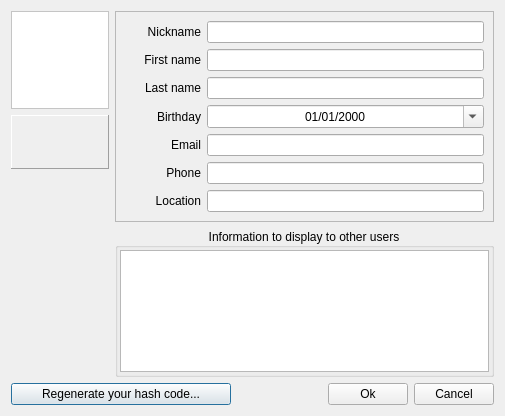
<?xml version="1.0" encoding="UTF-8"?>
<ui version="4.0">
 <class>GuiVCardDialog</class>
 <widget class="QDialog" name="GuiVCardDialog">
  <property name="geometry">
   <rect>
    <x>0</x>
    <y>0</y>
    <width>505</width>
    <height>416</height>
   </rect>
  </property>
  <property name="windowTitle">
   <string>Dialog</string>
  </property>
  <layout class="QGridLayout" name="gridLayout_3">
   <item row="0" column="0">
    <widget class="QLabel" name="mp_lPhoto">
     <property name="sizePolicy">
      <sizepolicy hsizetype="Fixed" vsizetype="Fixed">
       <horstretch>0</horstretch>
       <verstretch>0</verstretch>
      </sizepolicy>
     </property>
     <property name="minimumSize">
      <size>
       <width>98</width>
       <height>98</height>
      </size>
     </property>
     <property name="maximumSize">
      <size>
       <width>98</width>
       <height>98</height>
      </size>
     </property>
     <property name="palette">
      <palette>
       <active>
        <colorrole role="Base">
         <brush brushstyle="SolidPattern">
          <color alpha="255">
           <red>255</red>
           <green>255</green>
           <blue>255</blue>
          </color>
         </brush>
        </colorrole>
        <colorrole role="Window">
         <brush brushstyle="SolidPattern">
          <color alpha="255">
           <red>255</red>
           <green>255</green>
           <blue>255</blue>
          </color>
         </brush>
        </colorrole>
       </active>
       <inactive>
        <colorrole role="Base">
         <brush brushstyle="SolidPattern">
          <color alpha="255">
           <red>255</red>
           <green>255</green>
           <blue>255</blue>
          </color>
         </brush>
        </colorrole>
        <colorrole role="Window">
         <brush brushstyle="SolidPattern">
          <color alpha="255">
           <red>255</red>
           <green>255</green>
           <blue>255</blue>
          </color>
         </brush>
        </colorrole>
       </inactive>
       <disabled>
        <colorrole role="Base">
         <brush brushstyle="SolidPattern">
          <color alpha="255">
           <red>255</red>
           <green>255</green>
           <blue>255</blue>
          </color>
         </brush>
        </colorrole>
        <colorrole role="Window">
         <brush brushstyle="SolidPattern">
          <color alpha="255">
           <red>255</red>
           <green>255</green>
           <blue>255</blue>
          </color>
         </brush>
        </colorrole>
       </disabled>
      </palette>
     </property>
     <property name="autoFillBackground">
      <bool>true</bool>
     </property>
     <property name="frameShape">
      <enum>QFrame::StyledPanel</enum>
     </property>
     <property name="frameShadow">
      <enum>QFrame::Plain</enum>
     </property>
     <property name="text">
      <string/>
     </property>
     <property name="scaledContents">
      <bool>true</bool>
     </property>
    </widget>
   </item>
   <item row="0" column="1" rowspan="3">
    <widget class="QFrame" name="mp_frame">
     <property name="sizePolicy">
      <sizepolicy hsizetype="Expanding" vsizetype="Preferred">
       <horstretch>0</horstretch>
       <verstretch>0</verstretch>
      </sizepolicy>
     </property>
     <property name="frameShape">
      <enum>QFrame::StyledPanel</enum>
     </property>
     <property name="frameShadow">
      <enum>QFrame::Sunken</enum>
     </property>
     <layout class="QGridLayout" name="gridLayout">
      <item row="2" column="1">
       <widget class="QLineEdit" name="mp_leLastName">
        <property name="maxLength">
         <number>30</number>
        </property>
       </widget>
      </item>
      <item row="3" column="1">
       <widget class="QDateEdit" name="mp_deBirthday">
        <property name="sizePolicy">
         <sizepolicy hsizetype="Expanding" vsizetype="Fixed">
          <horstretch>0</horstretch>
          <verstretch>0</verstretch>
         </sizepolicy>
        </property>
        <property name="alignment">
         <set>Qt::AlignCenter</set>
        </property>
        <property name="displayFormat">
         <string>dd/MM/yyyy</string>
        </property>
        <property name="calendarPopup">
         <bool>true</bool>
        </property>
       </widget>
      </item>
      <item row="5" column="0">
       <widget class="QLabel" name="mp_lPhone">
        <property name="sizePolicy">
         <sizepolicy hsizetype="Minimum" vsizetype="Preferred">
          <horstretch>0</horstretch>
          <verstretch>0</verstretch>
         </sizepolicy>
        </property>
        <property name="minimumSize">
         <size>
          <width>76</width>
          <height>0</height>
         </size>
        </property>
        <property name="text">
         <string>Phone</string>
        </property>
        <property name="alignment">
         <set>Qt::AlignRight|Qt::AlignTrailing|Qt::AlignVCenter</set>
        </property>
       </widget>
      </item>
      <item row="0" column="0">
       <widget class="QLabel" name="mp_lNickname">
        <property name="sizePolicy">
         <sizepolicy hsizetype="Minimum" vsizetype="Preferred">
          <horstretch>0</horstretch>
          <verstretch>0</verstretch>
         </sizepolicy>
        </property>
        <property name="minimumSize">
         <size>
          <width>76</width>
          <height>0</height>
         </size>
        </property>
        <property name="text">
         <string>Nickname</string>
        </property>
        <property name="alignment">
         <set>Qt::AlignRight|Qt::AlignTrailing|Qt::AlignVCenter</set>
        </property>
       </widget>
      </item>
      <item row="1" column="0">
       <widget class="QLabel" name="mp_lFirstName">
        <property name="sizePolicy">
         <sizepolicy hsizetype="Minimum" vsizetype="Preferred">
          <horstretch>0</horstretch>
          <verstretch>0</verstretch>
         </sizepolicy>
        </property>
        <property name="minimumSize">
         <size>
          <width>76</width>
          <height>0</height>
         </size>
        </property>
        <property name="text">
         <string>First name</string>
        </property>
        <property name="alignment">
         <set>Qt::AlignRight|Qt::AlignTrailing|Qt::AlignVCenter</set>
        </property>
       </widget>
      </item>
      <item row="1" column="1">
       <widget class="QLineEdit" name="mp_leFirstName">
        <property name="maxLength">
         <number>30</number>
        </property>
       </widget>
      </item>
      <item row="4" column="1">
       <widget class="QLineEdit" name="mp_leEmail">
        <property name="maxLength">
         <number>80</number>
        </property>
       </widget>
      </item>
      <item row="4" column="0">
       <widget class="QLabel" name="mp_lEmail">
        <property name="sizePolicy">
         <sizepolicy hsizetype="Fixed" vsizetype="Preferred">
          <horstretch>0</horstretch>
          <verstretch>0</verstretch>
         </sizepolicy>
        </property>
        <property name="minimumSize">
         <size>
          <width>76</width>
          <height>0</height>
         </size>
        </property>
        <property name="text">
         <string>Email</string>
        </property>
        <property name="alignment">
         <set>Qt::AlignRight|Qt::AlignTrailing|Qt::AlignVCenter</set>
        </property>
       </widget>
      </item>
      <item row="5" column="1">
       <widget class="QLineEdit" name="mp_lePhone">
        <property name="maxLength">
         <number>80</number>
        </property>
       </widget>
      </item>
      <item row="2" column="0">
       <widget class="QLabel" name="mp_lLastName">
        <property name="sizePolicy">
         <sizepolicy hsizetype="Minimum" vsizetype="Preferred">
          <horstretch>0</horstretch>
          <verstretch>0</verstretch>
         </sizepolicy>
        </property>
        <property name="minimumSize">
         <size>
          <width>76</width>
          <height>0</height>
         </size>
        </property>
        <property name="text">
         <string>Last name</string>
        </property>
        <property name="alignment">
         <set>Qt::AlignRight|Qt::AlignTrailing|Qt::AlignVCenter</set>
        </property>
       </widget>
      </item>
      <item row="3" column="0">
       <widget class="QLabel" name="mp_lBirthday">
        <property name="sizePolicy">
         <sizepolicy hsizetype="Fixed" vsizetype="Preferred">
          <horstretch>0</horstretch>
          <verstretch>0</verstretch>
         </sizepolicy>
        </property>
        <property name="minimumSize">
         <size>
          <width>76</width>
          <height>0</height>
         </size>
        </property>
        <property name="text">
         <string>Birthday</string>
        </property>
        <property name="alignment">
         <set>Qt::AlignRight|Qt::AlignTrailing|Qt::AlignVCenter</set>
        </property>
       </widget>
      </item>
      <item row="0" column="1">
       <widget class="QLineEdit" name="mp_leNickname">
        <property name="text">
         <string/>
        </property>
        <property name="maxLength">
         <number>50</number>
        </property>
       </widget>
      </item>
      <item row="6" column="0">
       <widget class="QLabel" name="mp_lRoom">
        <property name="toolTip">
         <string>Your room, location or address</string>
        </property>
        <property name="text">
         <string>Location</string>
        </property>
        <property name="alignment">
         <set>Qt::AlignRight|Qt::AlignTrailing|Qt::AlignVCenter</set>
        </property>
       </widget>
      </item>
      <item row="6" column="1">
       <widget class="QLineEdit" name="mp_leRoom"/>
      </item>
     </layout>
    </widget>
   </item>
   <item row="1" column="0">
    <widget class="QFrame" name="frame">
     <property name="sizePolicy">
      <sizepolicy hsizetype="Fixed" vsizetype="Preferred">
       <horstretch>0</horstretch>
       <verstretch>0</verstretch>
      </sizepolicy>
     </property>
     <property name="minimumSize">
      <size>
       <width>98</width>
       <height>42</height>
      </size>
     </property>
     <property name="maximumSize">
      <size>
       <width>98</width>
       <height>16777215</height>
      </size>
     </property>
     <property name="frameShape">
      <enum>QFrame::Panel</enum>
     </property>
     <property name="frameShadow">
      <enum>QFrame::Raised</enum>
     </property>
     <layout class="QHBoxLayout" name="horizontalLayout">
      <property name="spacing">
       <number>2</number>
      </property>
      <property name="leftMargin">
       <number>2</number>
      </property>
      <property name="topMargin">
       <number>2</number>
      </property>
      <property name="rightMargin">
       <number>2</number>
      </property>
      <property name="bottomMargin">
       <number>2</number>
      </property>
      <item>
       <widget class="QPushButton" name="mp_pbChangePhoto">
        <property name="maximumSize">
         <size>
          <width>26</width>
          <height>26</height>
         </size>
        </property>
        <property name="toolTip">
         <string>Add or change photo</string>
        </property>
        <property name="icon">
         <iconset resource="../beebeep.qrc">
          <normaloff>:/images/add.png</normaloff>:/images/add.png</iconset>
        </property>
        <property name="iconSize">
         <size>
          <width>24</width>
          <height>24</height>
         </size>
        </property>
        <property name="autoDefault">
         <bool>false</bool>
        </property>
        <property name="flat">
         <bool>true</bool>
        </property>
       </widget>
      </item>
      <item>
       <widget class="QPushButton" name="mp_pbRemovePhoto">
        <property name="maximumSize">
         <size>
          <width>26</width>
          <height>26</height>
         </size>
        </property>
        <property name="toolTip">
         <string>Remove photo</string>
        </property>
        <property name="text">
         <string/>
        </property>
        <property name="icon">
         <iconset resource="../beebeep.qrc">
          <normaloff>:/images/delete.png</normaloff>:/images/delete.png</iconset>
        </property>
        <property name="iconSize">
         <size>
          <width>24</width>
          <height>24</height>
         </size>
        </property>
        <property name="autoDefault">
         <bool>false</bool>
        </property>
        <property name="flat">
         <bool>true</bool>
        </property>
       </widget>
      </item>
      <item>
       <widget class="QPushButton" name="mp_pbColor">
        <property name="maximumSize">
         <size>
          <width>26</width>
          <height>26</height>
         </size>
        </property>
        <property name="toolTip">
         <string>Change your nickname color</string>
        </property>
        <property name="icon">
         <iconset resource="../beebeep.qrc">
          <normaloff>:/images/font-color.png</normaloff>:/images/font-color.png</iconset>
        </property>
        <property name="iconSize">
         <size>
          <width>24</width>
          <height>24</height>
         </size>
        </property>
        <property name="autoDefault">
         <bool>false</bool>
        </property>
        <property name="flat">
         <bool>true</bool>
        </property>
       </widget>
      </item>
     </layout>
    </widget>
   </item>
   <item row="2" column="0" rowspan="2">
    <spacer name="verticalSpacer">
     <property name="orientation">
      <enum>Qt::Vertical</enum>
     </property>
     <property name="sizeHint" stdset="0">
      <size>
       <width>20</width>
       <height>62</height>
      </size>
     </property>
    </spacer>
   </item>
   <item row="3" column="1">
    <widget class="QGroupBox" name="mp_gbInfo">
     <property name="title">
      <string>Information to display to other users</string>
     </property>
     <property name="alignment">
      <set>Qt::AlignCenter</set>
     </property>
     <property name="flat">
      <bool>true</bool>
     </property>
     <layout class="QGridLayout" name="gridLayout_2">
      <property name="leftMargin">
       <number>2</number>
      </property>
      <property name="topMargin">
       <number>2</number>
      </property>
      <property name="rightMargin">
       <number>2</number>
      </property>
      <property name="bottomMargin">
       <number>2</number>
      </property>
      <item row="0" column="0">
       <widget class="QPlainTextEdit" name="mp_teInfo">
        <property name="sizePolicy">
         <sizepolicy hsizetype="Expanding" vsizetype="MinimumExpanding">
          <horstretch>0</horstretch>
          <verstretch>0</verstretch>
         </sizepolicy>
        </property>
        <property name="minimumSize">
         <size>
          <width>0</width>
          <height>60</height>
         </size>
        </property>
       </widget>
      </item>
     </layout>
    </widget>
   </item>
   <item row="4" column="0" colspan="2">
    <layout class="QHBoxLayout" name="horizontalLayout_2">
     <item>
      <widget class="QPushButton" name="mp_pbRegenerateHash">
       <property name="minimumSize">
        <size>
         <width>220</width>
         <height>0</height>
        </size>
       </property>
       <property name="text">
        <string>Regenerate your hash code...</string>
       </property>
      </widget>
     </item>
     <item>
      <spacer name="horizontalSpacer">
       <property name="orientation">
        <enum>Qt::Horizontal</enum>
       </property>
       <property name="sizeHint" stdset="0">
        <size>
         <width>141</width>
         <height>20</height>
        </size>
       </property>
      </spacer>
     </item>
     <item>
      <widget class="QPushButton" name="mp_pbOk">
       <property name="text">
        <string>Ok</string>
       </property>
      </widget>
     </item>
     <item>
      <widget class="QPushButton" name="mp_pbCancel">
       <property name="text">
        <string>Cancel</string>
       </property>
      </widget>
     </item>
    </layout>
   </item>
  </layout>
 </widget>
 <tabstops>
  <tabstop>mp_leNickname</tabstop>
  <tabstop>mp_leFirstName</tabstop>
  <tabstop>mp_leLastName</tabstop>
  <tabstop>mp_deBirthday</tabstop>
  <tabstop>mp_leEmail</tabstop>
  <tabstop>mp_lePhone</tabstop>
  <tabstop>mp_leRoom</tabstop>
  <tabstop>mp_teInfo</tabstop>
  <tabstop>mp_pbChangePhoto</tabstop>
  <tabstop>mp_pbRemovePhoto</tabstop>
  <tabstop>mp_pbColor</tabstop>
  <tabstop>mp_pbOk</tabstop>
  <tabstop>mp_pbCancel</tabstop>
  <tabstop>mp_pbRegenerateHash</tabstop>
 </tabstops>
 <resources>
  <include location="../beebeep.qrc"/>
 </resources>
 <connections/>
</ui>
